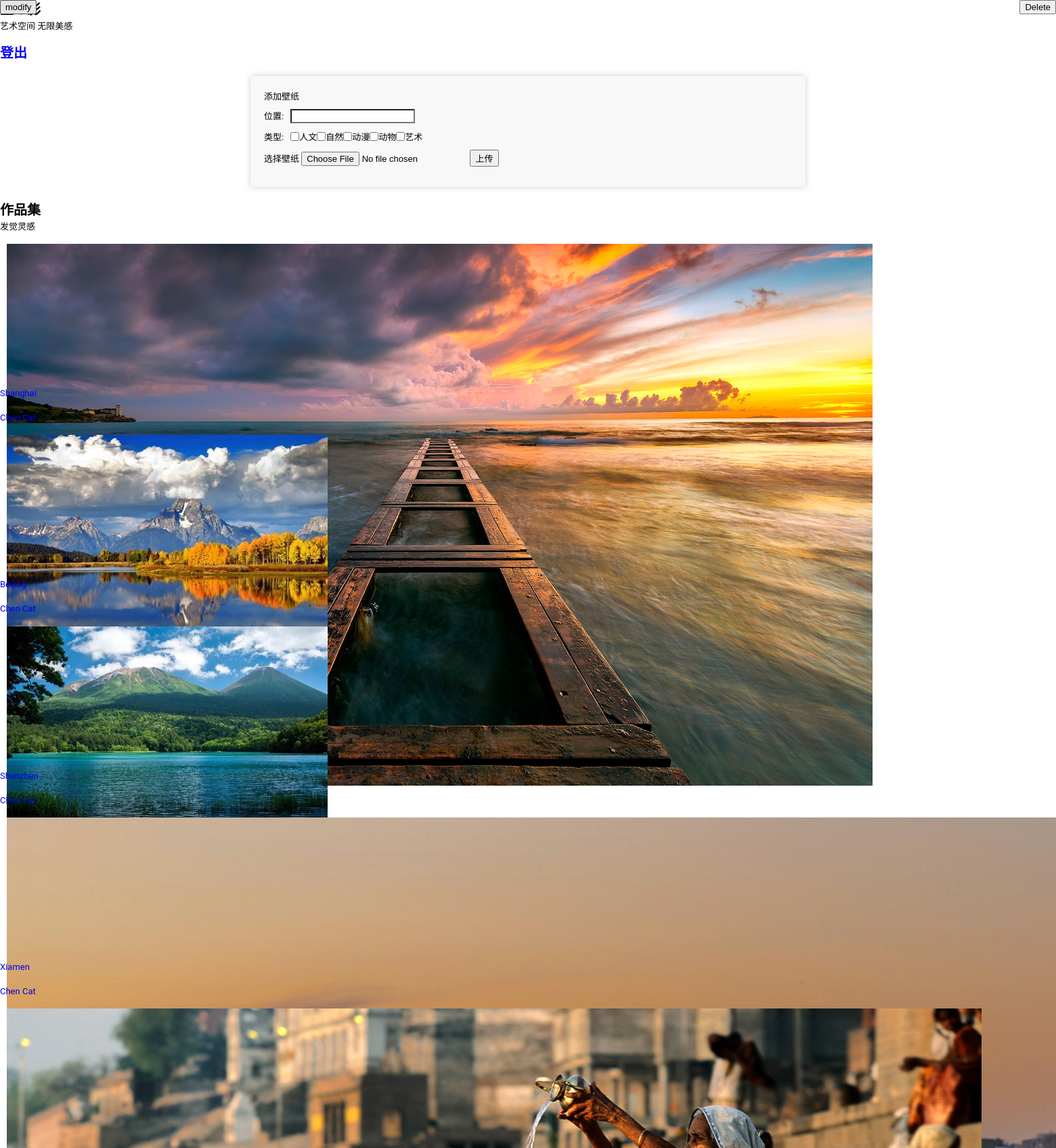
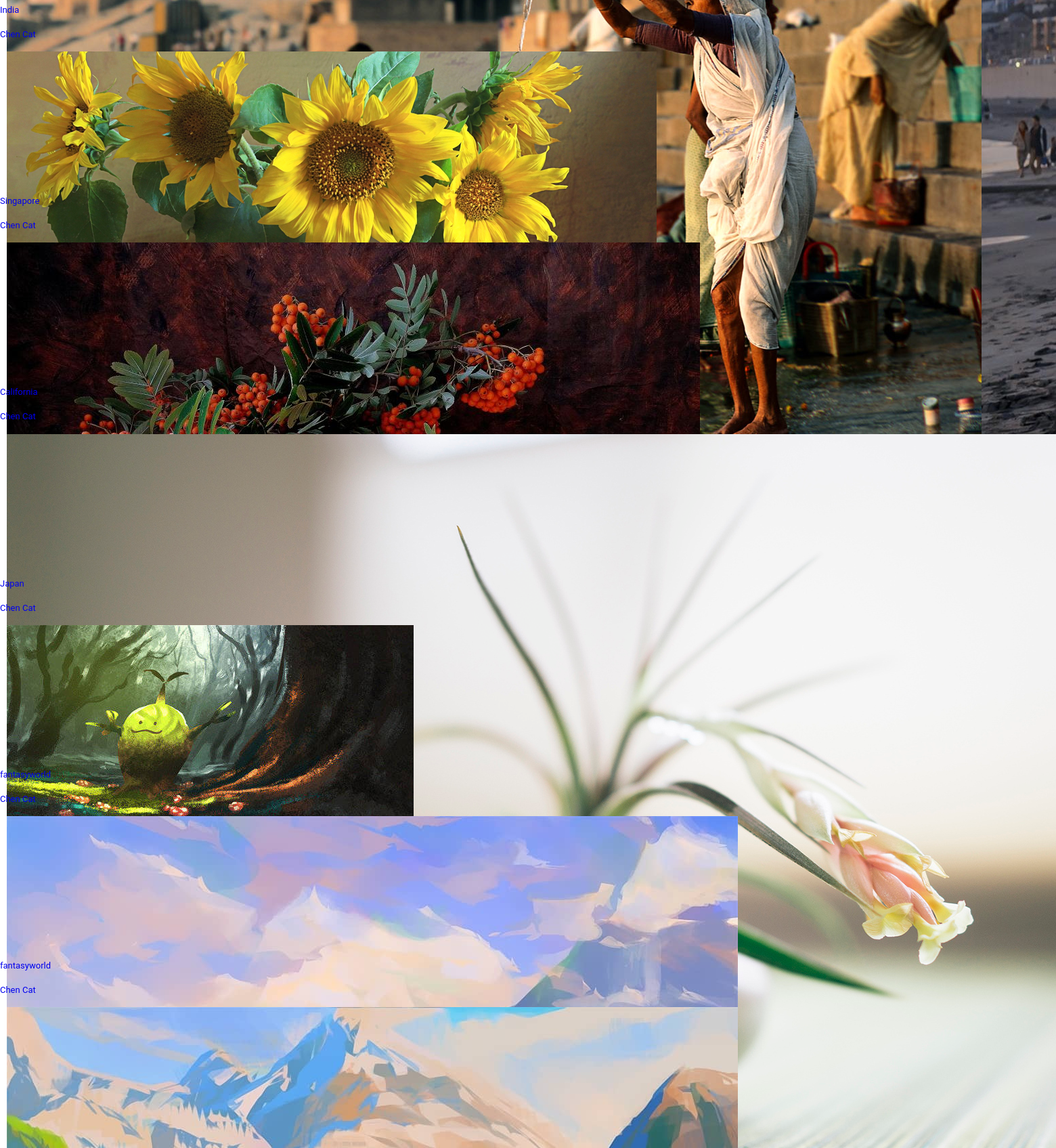
Page /mypaper?username=Chen+Cat (signed in, upper part) on the committed database (2 pictures, top to bottom).
### app.py (models this page shows)
class WallPaper(db.Model):  # 表名将会是 wallpaper
    id = db.Column(db.Integer, primary_key=True)  # 主键
    uploader = db.Column(db.String(20))  # 上传者
    location = db.Column(db.String(20),default='快乐星球')  # 地点
    theme = db.Column(db.String(10)) #主题
    name = db.Column(db.String(20)) #名字

### app.py (the view)
@app.route('/mypaper',methods=['GET', 'POST'])
def mypaper():
    username = request.args.get('username')  # 传入表单对应输入字段的 name 值
    user = User.query.filter(User.username == username)  # 读取用户记录
    papers = WallPaper.query.filter(WallPaper.uploader == username)   # 读取所有电影记录
    papers = safework(papers)
    print(papers)
    return render_template('mypaper.html', user=user, papers=papers,username=username)

### app.py (called while the page is built)
@login_manager.user_loader
def load_user(user_id):
    return User.query.get(int(user_id))

### wallpaperextend.py (called while the page is built)
def safework(wallpapers):
    path = os.path.join(os.path.dirname(__file__), 'static/images')
    print(path)
    images = os.listdir(path)
    print(images)
    imagelist = {}
    for image in images:
        prefix = image.split('.')[0]
        imagelist[prefix] = os.path.join(path.split('static/')[1],image)
    print(imagelist)
    print('ttttttt')
    print(wallpapers)
    for paper in wallpapers:
        print(paper)
        print(paper.name)
        if paper.name in imagelist:
            paper.name = imagelist[paper.name]
    for one in wallpapers:
        print(one.name)
    return wallpapers

### templates/mypaper.html (shortened to what this page needs)
<!DOCTYPE html>
<html lang="ja">
<head>
<link rel='stylesheet' id='wpcf7-redirect-script-frontend-css'  href='https://shootest.jp/wp-content/plugins/wpcf7-redirect/build/css/wpcf7-redirect-frontend.min.css' type='text/css' media='all' />
<link rel='stylesheet' id='amazonjs-css'  href='https://shootest.jp/wp-content/plugins/amazonjs/css/amazonjs.css' type='text/css' media='all' />
<link rel='stylesheet' id='cf7cf-style-css'  href='https://shootest.jp/wp-content/plugins/cf7-conditional-fields/style.css' type='text/css' media='all' />
<link rel='stylesheet' id='style-css'  href="{{ url_for('static', filename = 'style.css') }}" type='text/css' media='all' />
<link rel='stylesheet' id='common2-css'  href='https://shootest.jp/wp-content/themes/shootest_v4/lib/css/common.css' type='text/css' media='all' />
<link rel='stylesheet' id='fonts-css'  href='https://shootest.jp/wp-content/themes/shootest_v4/css/fonts.css' type='text/css' media='all' />
<link rel='stylesheet' id='boxer-css'  href='https://shootest.jp/wp-content/themes/shootest_v4/css/jquery.fs.boxer.min.css' type='text/css' media='all' />
<link rel='stylesheet' id='font-awesome-css'  href='https://maxcdn.bootstrapcdn.com/font-awesome/4.7.0/css/font-awesome.min.css' type='text/css' media='all' />
<link rel='stylesheet' id='modal-css'  href='https://shootest.jp/wp-content/themes/shootest_v4/css/jquery.modal.min.css' type='text/css' media='all' />
<link rel='stylesheet' id='index-css'  href='https://shootest.jp/wp-content/themes/shootest_v4/lib/css/index.css' type='text/css' media='all' />
</head>
<div id="ibContainer" class="container-full">
      <div id="ibSlideCont">
        <div class="ib-copy-inner">
          <h2>壁の影</h2>
          <p>艺术空间 无限美感</p>
        </div>
  </div>
</div>
  <div class="home-section-ttl">
    <h2 class="f-alp"><a href="{{ url_for('logout') }}">登出</a></h2>
  </div>
<div class="add-wallpaper" id="add-wallpaper" style="display:none;">
  <form method="post" action="/upload" enctype="multipart/form-data">
    <label  display: inline-block>添加壁纸</label>
    <div class="form-row">
      <label  display: inline-block>位置:</label>
       <input type="text" name="location" autocomplete="off" required>
    </div>
      <div class="form-row">
          <label for="theme" display: inline-block>类型:</label>
          <input type="checkbox" name="theme" value="rw"> 人文
          <input type="checkbox" name="theme" value="zr" > 自然
          <input type="checkbox" name="theme" value="dm"> 动漫
          <input type="checkbox" name="theme" value="dw" > 动物
          <input type="checkbox" name="theme" value="art" > 艺术
      </div>
        <div>
          <label for="file">选择壁纸</label>
          <input type="file" name="file" id="file">
          <button type="submit">上传</button>
        </div>
    </form>
</div>
<section id="pickup" class="contents">
  <div class="home-section-inner pb0">
    <div class="home-section-ttl">
      <h2 class="f-alp">作品集</h2>
      <p>发觉灵感</p>
    </div>
    <div class="home-pickup-container">
        {% for paper in papers %}
            <article class="home-pickup-item hover-fade">
                <a href="https://shootest.jp/studio/s760/" class="tdn">
                    <div class="photo">
                      <img src = {{ url_for('static', filename= paper.name)}}  alt="wallpaper" class = 'image'>
                      <button class="delete-btn" onclick="deleteImage(this)">Delete</button>
                      <button class="modify-btn" onclick="modifyImage(this)">modify</button>
                    </div>
                    <div class="pickup-data">
                                    <div class="category-wrap">
                        <p class="studio-area">
                        {{ paper.location }}                              </p>
                        <p class="studio-scene">
                        {{ paper.uploader }}                               </p>
                    </div>
                    </div>
                </a>
            </article>
        {% endfor %}
    </div>
  </div>
</section>
</body>
</html>

### static/style.css (style rules this page uses)
html,body { width: 100%; }
html { font-size:62.5%; }
body,div,p,ul,ol,li,table,tr,th,td,article,aside,details,figcaption,figure,footer,header,hgroup,nav,section,address { font-size:13px; font-size:1.3rem; }
span,a { font-size:1em; }
html, body, div, span, applet, object, iframe, h1, h2, h3, h4, h5, h6, p, blockquote, pre, a, abbr, acronym, address, big, cite, code, del, dfn, em, font, ins, kbd, q, s, samp, small, strike, strong, sub, sup, tt, var, dl, dt, dd, ol, ul, li, fieldset, form, label, legend, table, caption, tbody, tfoot, thead, tr, th, td { border: 0; font-family:'Roboto' , "游ゴシック" , "Yu Gothic" , "游ゴシック体" , "YuGothic" , "ヒラギノ角ゴ Pro W3" , "Hiragino Kaku Gothic Pro" , "Meiryo UI" , "メイリオ" , Meiryo , Osaka , "ＭＳ Ｐゴシック" , "MS PGothic" , sans-serif; font-style: inherit; margin: 0; outline: 0; padding: 0; vertical-align: baseline; word-break: normal; word-wrap: break-word; }
article,aside,details,figcaption,figure,footer,header,hgroup,nav,section,address { display: block; }
html { overflow-y: scroll; -webkit-text-size-adjust: 100%; -ms-text-size-adjust: 100%; }
a { text-decoration: none; overflow:hidden; outline:none; }
h1,h2,h3,h4,h5,h6 { margin: 0; padding:0; line-height:1.4; }
h2 { font-size: 20px; font-size:2rem; }
p { font-size:13px; font-size:1.3rem; line-height:1.7; margin-bottom:14px; overflow-wrap: break-word; }
img { -ms-interpolation-mode: bicubic;border: 0; }
button,input,select,textarea { -webkit-box-sizing: border-box; -moz-box-sizing: border-box; box-sizing: border-box; font-size: 100%; margin: 0; max-width: 100%; vertical-align: baseline; }
button,input { line-height: normal; }
input,textarea { background-image: -webkit-linear-gradient(hsla(0,0%,100%,0), hsla(0,0%,100%,0)); }
button, html input[type="button"], input[type="reset"], input[type="submit"] { -webkit-appearance: button;cursor: pointer; }
input[type="checkbox"],input[type="radio"] { padding: 0; }
@media screen and (min-width: 641px) { html,body { width: 100%; min-width:1220px; } }
.photo { width: calc(33.33% - 20px); max-height: 200px; width: auto; height: auto; margin: 10px; }
.delete-btn { position: absolute; top: 0; right: 0; }
.modify-btn { position: absolute; top: 0; left: 0; }
form { display: flex; flex-direction: column; width: 50%; margin: 20px auto; padding: 20px; background-color: #f8f8f8; border-radius: 5px; box-shadow: 0 0 10px rgba(0, 0, 0, 0.2); flex-wrap: wrap; }
form > * { margin-bottom: 10px; margin-right: 10px; }
.form-row { display: flex; flex-wrap: wrap; }
.form-row label { margin-right: 10px; }

### rows in the picture
WallPaper: shows a picture, location "Shanghai", uploader "Chen Cat"
WallPaper: shows a picture, location "Beijing", uploader "Chen Cat"
WallPaper: shows a picture, location "Shenzhen", uploader "Chen Cat"
WallPaper: location "Xiamen", uploader "Chen Cat"
WallPaper: location "India", uploader "Chen Cat"
WallPaper: location "Singapore", uploader "Chen Cat"
WallPaper: location "California", uploader "Chen Cat"
WallPaper: location "Japan", uploader "Chen Cat"
WallPaper: shows a picture, location "fantasyworld", uploader "Chen Cat"
WallPaper: location "fantasyworld", uploader "Chen Cat"
